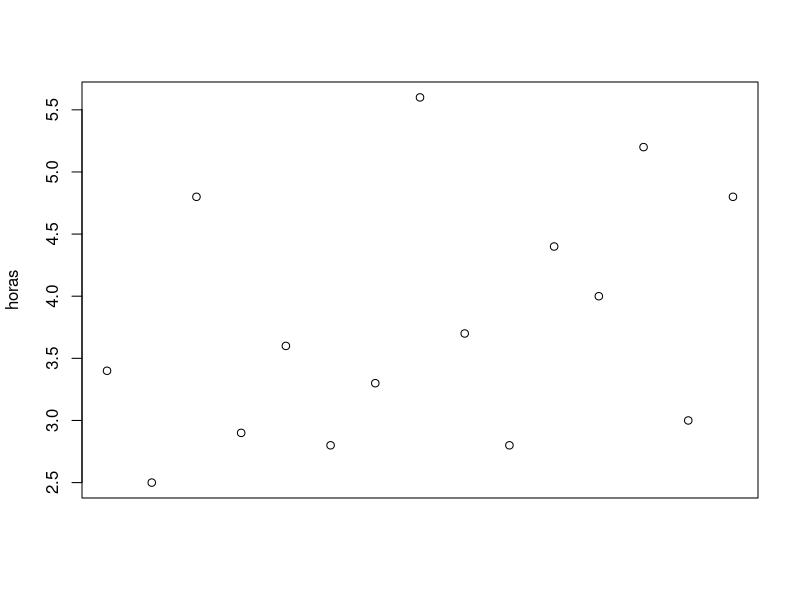
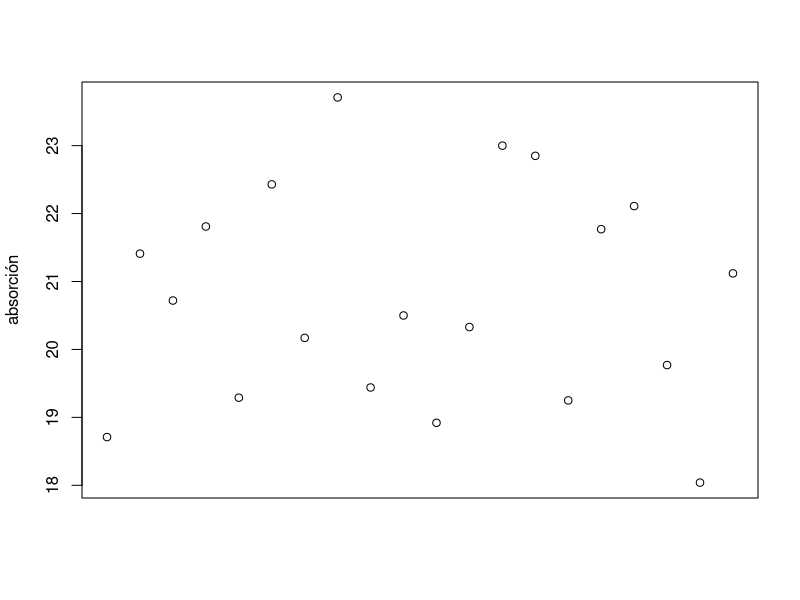
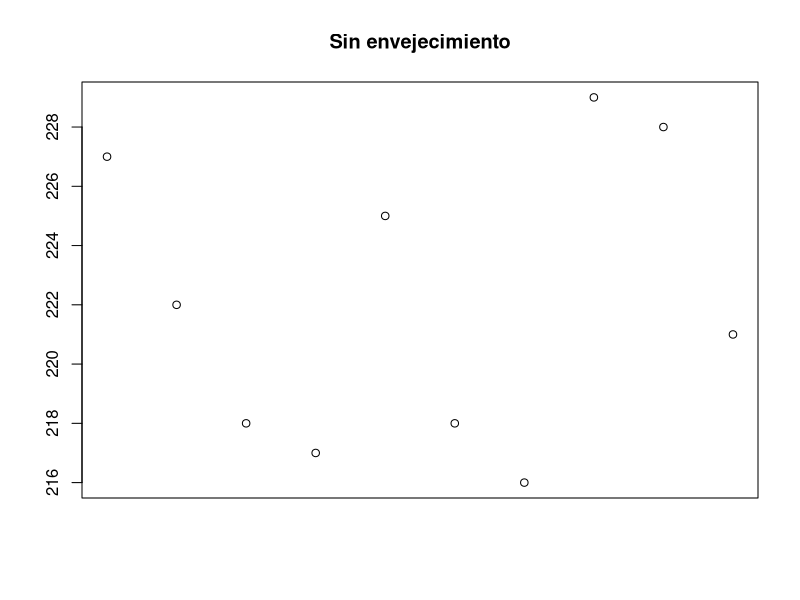
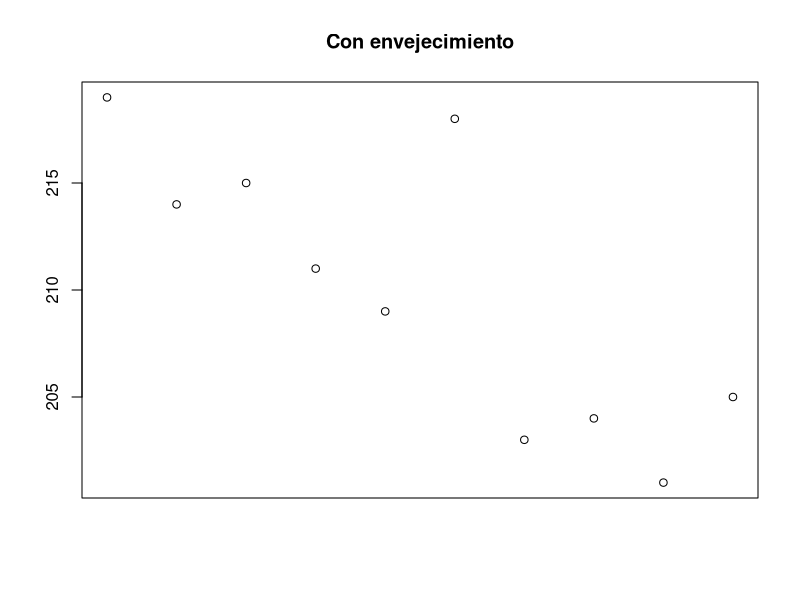

Recreate these plots in R, in order.
## ---- chunk 1
secado <- c(3.4,2.5,4.8,2.9,3.6,2.8,3.3,5.6,3.7,2.8,4.4,4.0,5.2,3.0,4.8)
## ---- chunk 2
length(secado)
## ---- chunk 3
mean(secado)
## ---- chunk 4
median(secado)
## ---- chunk 5
plot(secado, xlab="", ylab="horas",xaxt="n")
## ---- chunk 6
mean(secado,trim=20/100)
## ---- chunk 7
fibra<-c(18.71,21.41,20.72,21.81,19.29,22.43,20.17,23.71,19.44,20.50,18.92,20.33,23.00,22.85,19.25,21.77,22.11,19.77,18.04,21.12)
## ---- chunk 8
mean(fibra)
median(fibra)
## ---- chunk 9
mean(fibra,trim=10/100)
## ---- chunk 10
plot(fibra, ylab="absorción",xlab="",xaxt="n")
## ---- chunk 11
sin<-c(227,222,218,217,225,218,216,229,228,221)
con<-c(219,214,215,211,209,218,203,204,201,205) 
## ---- chunk 12
plot(sin,xlab="",ylab="",main="Sin envejecimiento",xaxt="n")
plot(con,xlab="",ylab="",main="Con envejecimiento",xaxt="n")
## ---- chunk 13

